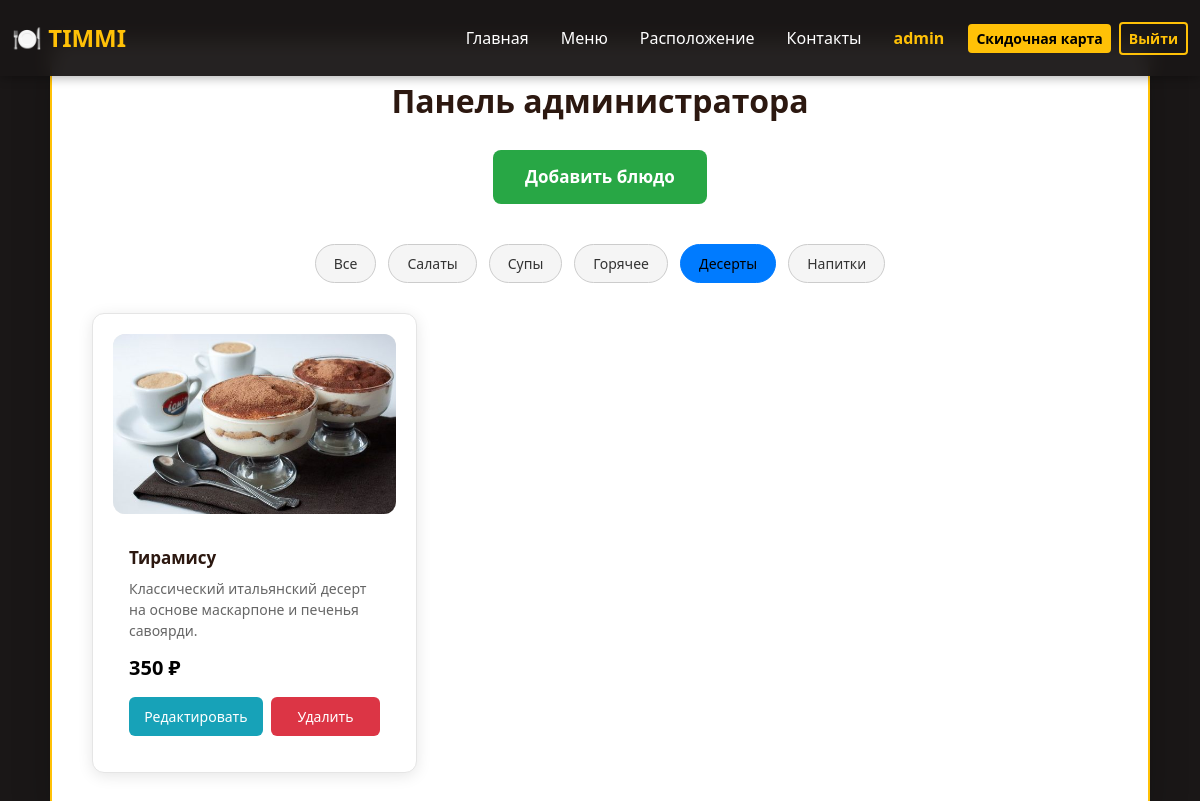
Page /admin?category=desserts (signed in) on the committed database.
### data/users.py (models this page shows, shortened)
class User(SqlAlchemyBase, UserMixin, SerializerMixin):
    __tablename__ = 'users'
    id = sqlalchemy.Column(sqlalchemy.Integer,
                           primary_key=True, autoincrement=True)
    name = sqlalchemy.Column(sqlalchemy.String, nullable=True)
    phone_number = sqlalchemy.Column(sqlalchemy.String, nullable=True)
    email = sqlalchemy.Column(sqlalchemy.String,
                              index=True, unique=True, nullable=True)
    hashed_password = sqlalchemy.Column(sqlalchemy.String, nullable=True)
    card = sqlalchemy.Column(sqlalchemy.String, nullable=True)

### data/dishes.py (models this page shows, shortened)
class Dish(SqlAlchemyBase, UserMixin, SerializerMixin):
    __tablename__ = 'dishes'
    id = sqlalchemy.Column(sqlalchemy.Integer,
                           primary_key=True, autoincrement=True)
    name = sqlalchemy.Column(sqlalchemy.String, nullable=True)
    description = sqlalchemy.Column(sqlalchemy.String, nullable=True)
    price = sqlalchemy.Column(sqlalchemy.Integer,
                              index=True, unique=True, nullable=True)
    image = sqlalchemy.Column(sqlalchemy.String)
    category = sqlalchemy.Column(sqlalchemy.String)

### main.py (the view)
@app.route('/admin')
def admin():
    if current_user.id == 1:
        CATEGORIES = {
            'all': 'Все',
            'salads': 'Салаты',
            'soups': 'Супы',
            'mains': 'Горячее',
            'desserts': 'Десерты',
            'drinks': 'Напитки'
        }
        current_category = request.args.get('category', 'all')
        db_sess = db_session.create_session()
        if current_category == 'all':
            dishes = db_sess.query(Dish).all()
        else:
            dishes = db_sess.query(Dish).filter(Dish.category == current_category).all()
        menu_data = {
            'title': 'Меню',
            'dishes': dishes,
            'categories': CATEGORIES,
            'current_category': current_category
        }
        return render_template('admin.html', menu=menu_data)
    return redirect('/')

### data/db_session.py (called while the page is built)
def create_session() -> Session:
    global __factory
    return __factory()

### main.py (called while the page is built)
@login_manager.user_loader
def load_user(user_id):
    db_sess = db_session.create_session()
    return db_sess.get(User, user_id)

### templates/admin.html (shortened to what this page needs)
{% extends "base.html" %}
{% block content %}
<div class="admin-container">
    <h1>Панель администратора</h1>
    <div class="add-button-container">
        <a href="{{ url_for('admin_add') }}" class="btn-add-large">Добавить блюдо</a>
    </div>
    <div class="category-filters">
        {% for cat_id, cat_name in menu.categories.items() %}
            <a href="{{ url_for('admin', category=cat_id) }}"
               class="filter-btn {% if menu.current_category == cat_id %}active{% endif %}">
                {{ cat_name }}
            </a>
        {% endfor %}
    </div>
    {% if menu.dishes %}
        <div class="menu-grid">
            {% for dish in menu.dishes %}
                <div class="menu-item">
                    <div class="menu-item-image">
                        {% if dish.image and dish.image != 'default.jpg' %}
                            <img src="{{ url_for('static', filename='img/' + dish.image) }}" alt="{{ dish.name }}">
                        {% else %}
                            <img src="{{ url_for('static', filename='img/default.jpg') }}" alt="{{ dish.name }}">
                        {% endif %}
                    </div>
                    <div class="menu-item-content">
                        <div class="menu-item-name">{{ dish.name }}</div>
                        <div class="menu-item-description">{{ dish.description }}</div>
                        <div class="menu-item-price">{{ dish.price }} ₽</div>
                        <div class="dish-actions">
                            <a href="{{ url_for('admin_edit', dish_id=dish.id) }}" class="btn-edit">
                                Редактировать
                            </a>
                            <form method="POST" action="{{ url_for('admin_delete') }}">
                                <button type="submit"
                                        class="btn-delete-small"
                                        onclick="return confirm('Удалить блюдо {{ dish.name }}?');">
                                    Удалить
                                </button>
                            </form>
                        </div>
                    </div>
                </div>
            {% endfor %}
        </div>
    {% else %}
        <div class="empty-message">
            В этой категории пока нет блюд
        </div>
    {% endif %}
</div>
{% endblock %}

### templates/base.html (shortened to what this page needs)
<!doctype html>
<html lang="ru">
<head>
    <link rel="stylesheet" href="https://cdn.jsdelivr.net/npm/bootstrap@5.3.0/dist/css/bootstrap.min.css">
</head>
<body>
<nav class="navbar navbar-expand-lg navbar-dark fixed-top">
    <div class="container-fluid">
        <a class="navbar-brand" href="/">🍽️ TIMMI</a>
        <div class="collapse navbar-collapse" id="navbarNav">
            <ul class="navbar-nav ms-auto align-items-lg-center">
                <li class="nav-item"><a class="nav-link px-3" href="/">Главная</a></li>
                <li class="nav-item"><a class="nav-link px-3" href="/menu">Меню</a></li>
                <li class="nav-item"><a class="nav-link px-3" href="/location">Расположение</a></li>
                <li class="nav-item"><a class="nav-link px-3" href="/contacts">Контакты</a></li>
                {% if current_user.is_authenticated %}
                    <li class="nav-item"><span class="user-info px-3">{{ current_user.name }}</span></li>
                    <li class="nav-item ms-lg-2"><a class="btn btn-register btn-sm" href="/discountcard">Скидочная карта</a></li>
                    <li class="nav-item ms-lg-2"><a class="btn btn-login btn-sm" href="/logout">Выйти</a></li>
                {% else %}
                    <li class="nav-item ms-lg-2"><a class="btn btn-register btn-sm" href="/register">Зарегистрироваться</a></li>
                    <li class="nav-item ms-lg-2"><a class="btn btn-login btn-sm" href="/login">Войти</a></li>
                {% endif %}
            </ul>
        </div>
    </div>
</nav>
<main role="main">
    {% block content %}{% endblock %}
</main>
</body>
</html>

### rows in the picture
User: name "admin"
Dish: image (picture), name "Тирамису", description "Классический итальянский десерт на основе маскарпоне и печенья савоярди.", price "350"

### other values in the picture
{{ cat_name }} "Все" "Салаты" "Супы" "Горячее" "Десерты" "Напитки"
